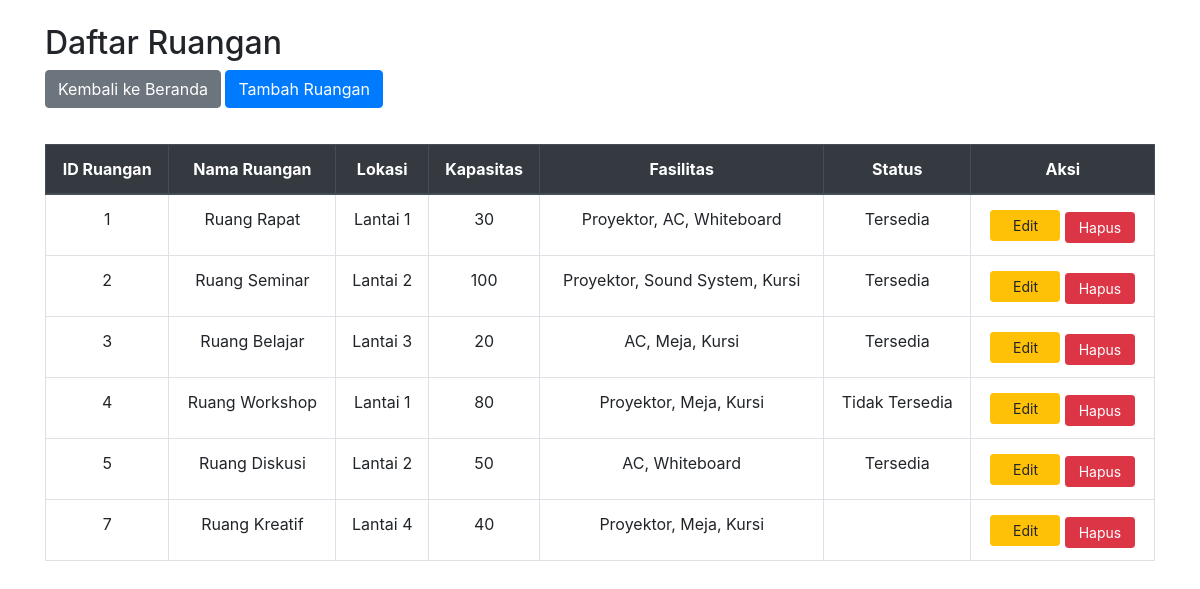
Page /ruangan.php on the committed database.
### tables this page shows
CREATE TABLE ruangan (
  id_ruangan INT(11) NOT NULL AUTO_INCREMENT,
  nama_ruangan VARCHAR(50) NOT NULL,
  lokasi VARCHAR(50) NOT NULL,
  kapasitas INT(11) NOT NULL CHECK (kapasitas > 0),
  fasilitas TEXT NOT NULL,
  status ENUM('Tersedia', 'Tidak Tersedia') DEFAULT 'Tersedia',
  PRIMARY KEY (id_ruangan)
);

### ruangan.php (the view, shortened to what this page needs)
<!DOCTYPE html>
<html lang="en">
<head>
    <link rel="stylesheet" href="https://stackpath.bootstrapcdn.com/bootstrap/4.5.2/css/bootstrap.min.css">
</head>
<body>
<div class="container">
    <h2 class="mt-4">Daftar Ruangan</h2>
    <a href="index.php" class="btn btn-secondary mb-3">Kembali ke Beranda</a>
    <a href="tambah_ruangan.php" class="btn btn-primary mb-3">Tambah Ruangan</a>
    <div class="table-container">
        <table class="table table-bordered">
            <thead class="thead-dark">
                <tr>
                    <th>ID Ruangan</th>
                    <th>Nama Ruangan</th>
                    <th>Lokasi</th>
                    <th>Kapasitas</th>
                    <th>Fasilitas</th>
                    <th>Status</th>
                    <th>Aksi</th>
                </tr>
            </thead>
            <tbody>
                <?php
                include 'koneksi.php';
                $sql = "SELECT * FROM ruangan";
                $result = $conn->query($sql);
                if ($result->num_rows > 0) {
                    while ($row = $result->fetch_assoc()) {
                        echo "<tr>
                                <td>{$row['id_ruangan']}</td>
                                <td>{$row['nama_ruangan']}</td>
                                <td>{$row['lokasi']}</td>
                                <td>{$row['kapasitas']}</td>
                                <td>{$row['fasilitas']}</td>
                                <td>{$row['status']}</td>
                                <td>
                                    <a href='edit_ruangan.php?id={$row['id_ruangan']}' class='btn btn-warning btn-sm'>Edit</a>
                                    <button onclick='confirmDelete({$row['id_ruangan']})' class='btn btn-danger btn-sm'>Hapus</button>
                                </td>
                              </tr>";
                    }
                } else {
                    echo "<tr><td colspan='8'>Tidak ada data</td></tr>";
                }
                ?>
            </tbody>
        </table>
    </div>
</div>
</body>
</html>

### ruangan.php (style rules this page uses)
.table-container { margin-top: 20px; }
.btn-primary, .btn-secondary { margin-bottom: 10px; }
.table th, .table td { text-align: center; }
.btn-warning, .btn-danger { width: 70px; }
.btn-danger { margin-top: 5px; }

### rows in the picture
ruangan: id_ruangan "1", nama_ruangan "Ruang Rapat", lokasi "Lantai 1", kapasitas "30", fasilitas "Proyektor, AC, Whiteboard", status "Tersedia"
ruangan: id_ruangan "2", nama_ruangan "Ruang Seminar", lokasi "Lantai 2", kapasitas "100", fasilitas "Proyektor, Sound System, Kursi", status "Tersedia"
ruangan: id_ruangan "3", nama_ruangan "Ruang Belajar", lokasi "Lantai 3", kapasitas "20", fasilitas "AC, Meja, Kursi", status "Tersedia"
ruangan: id_ruangan "4", nama_ruangan "Ruang Workshop", lokasi "Lantai 1", kapasitas "80", fasilitas "Proyektor, Meja, Kursi", status "Tidak Tersedia"
ruangan: id_ruangan "5", nama_ruangan "Ruang Diskusi", lokasi "Lantai 2", kapasitas "50", fasilitas "AC, Whiteboard", status "Tersedia"
ruangan: id_ruangan "7", nama_ruangan "Ruang Kreatif", lokasi "Lantai 4", kapasitas "40", fasilitas "Proyektor, Meja, Kursi"
